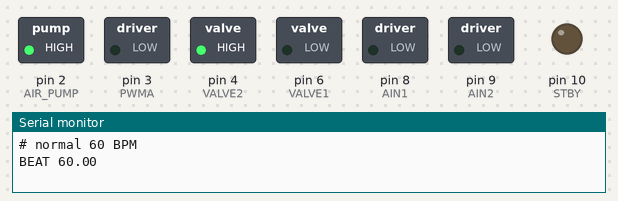
Recording of a sketch running on a simulated Arduino Uno, built with avr-gcc and run on an emulated ATmega328P. Parts: switched loads named in the sketch (green lamp = pin HIGH), output pins drawn as LEDs (lit = HIGH), the last lines printed to the serial monitor. Random numbers use the default seed unless the sketch sets one.

Above: at 0.6 s.
At 19.9 s:
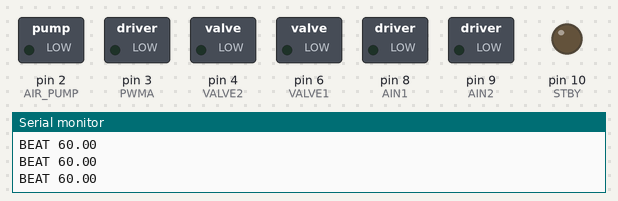
At 30.12 s:
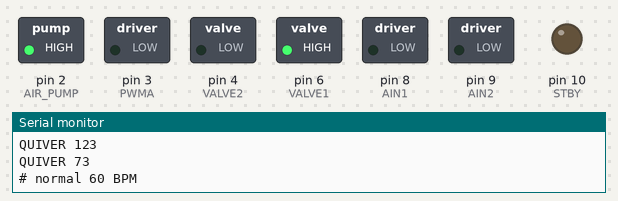
Timing chart, 0 to 40.0 s (numbered marks = the images above):
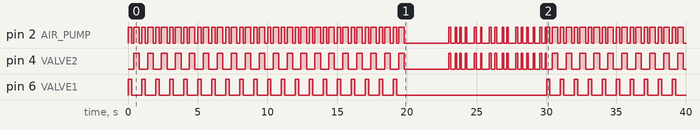

The sketch:

vf_demo.ino
```cpp
// Ventricular fibrillation demo (ignores the pulse sensor)
//   Normal beat 60 BPM for 20 s -> stop 3 s -> ventricular fibrillation (~120 BPM) for 7 s -> (repeat)
//
// Air: parallel (pump -> VALVE1 -> atrium, pump -> VALVE2 -> ventricle).
// The air pump runs whenever either valve is open. Air leaks out of the chambers naturally.
//
// Normal: atrium and ventricle inflate alternately (atrium -> pause -> ventricle -> rest) to emphasize
//         the phase difference; water pump runs during ventricular expansion.
// VF: like the real thing, the ventricle only quivers, irregularly and weakly, with no coordinated
//     contraction (no atrium-ventricle phase relation, no output -> water pump off).

// AIR PUMP (MOSFET)
const int AIR_PUMP = 2;

// WATER (KOOLANCE PMP-420 202572, motor driver channel A)
const int PWMA = 3;
const int AIN1 = 8;
const int AIN2 = 9;
const int STBY = 10;
const int WATER_PUMP_SPEED = 255;
const bool WATER_ALWAYS_ON = true;  // true: water pump always at full speed (ignores the beat timing)

// AIR VALVES
const int VALVE1 = 6;  // Atrium
const int VALVE2 = 4;  // Ventricle
const int VALVE_OPEN = HIGH;
const int VALVE_CLOSE = LOW;

// SCENARIO
const unsigned long NORMAL_MS = 20000;
const unsigned long STOP_MS = 3000;
const unsigned long VF_MS = 7000;
const bool REPEAT = true;  // false: stay stopped after the VF

// NORMAL BEAT
const float NORMAL_BPM = 60.0;
const float ATRIUM_RATIO = 0.25;     // Fraction of the period spent on atrial expansion
const float AV_GAP_RATIO = 0.15;     // Pause between atrium and ventricle (both closed: atrium deflates first)
const float VENTRICLE_RATIO = 0.40;  // Fraction of the period spent on ventricular expansion (the rest is rest)
const unsigned long ATRIUM_FILL_MAX_MS = 250;  // Atrium bursts at 300 ms or more
const float WATER_ON_RATIO = 0.3;    // Fraction of the period the water pump is ON

// VENTRICULAR FIBRILLATION
const float VF_BPM = 120.0;          // Average quiver rate
const float VF_JITTER = 0.4;         // Interval varies randomly by +-40%
const unsigned long VF_PUFF_MIN_MS = 60;   // Each quiver is a short, weak puff of air
const unsigned long VF_PUFF_MAX_MS = 160;

enum Mode { MODE_NORMAL, MODE_STOP, MODE_VF, MODE_END };
Mode mode = MODE_NORMAL;
unsigned long modeStart = 0;

// Normal beat
unsigned long cycleStart = 0;
unsigned long periodMs = 0;
unsigned long atriumMs = 0;
unsigned long ventricleStartMs = 0;
unsigned long ventricleEndMs = 0;
unsigned long waterOnMs = 0;
bool beatSent = false;

// VF
unsigned long vfNextMs = 0;
unsigned long vfPuffEndMs = 0;

bool airOn = false;
bool waterOn = true;

void setup() {
  pinMode(VALVE1, OUTPUT);
  pinMode(VALVE2, OUTPUT);
  pinMode(AIR_PUMP, OUTPUT);
  pinMode(PWMA, OUTPUT);
  pinMode(AIN1, OUTPUT);
  pinMode(AIN2, OUTPUT);
  pinMode(STBY, OUTPUT);
  setAir(false, false);
  setWater(false);

  Serial.begin(115200);
  randomSeed(analogRead(A2));
  enterMode(MODE_NORMAL, millis());
}

void loop() {
  unsigned long now = millis();
  unsigned long t = now - modeStart;

  switch (mode) {
    case MODE_NORMAL:
      if (t >= NORMAL_MS) enterMode(MODE_STOP, now);
      else updateNormal(now);
      break;
    case MODE_STOP:
      if (t >= STOP_MS) enterMode(MODE_VF, now);
      break;
    case MODE_VF:
      if (t >= VF_MS) enterMode(REPEAT ? MODE_NORMAL : MODE_END, now);
      else updateVF(now);
      break;
    case MODE_END:
      break;
  }
}

void enterMode(Mode m, unsigned long now) {
  mode = m;
  modeStart = now;
  setAir(false, false);
  setWater(false);
  switch (m) {
    case MODE_NORMAL:
      Serial.println("# normal 60 BPM");
      startCycle(now);
      break;
    case MODE_STOP:
      Serial.println("# stop");
      break;
    case MODE_VF:
      Serial.println("# ventricular fibrillation");
      vfNextMs = now;
      vfPuffEndMs = now;
      break;
    case MODE_END:
      Serial.println("# end");
      break;
  }
}

// ---- Normal beat: atrium -> pause -> ventricle -> rest ----
void startCycle(unsigned long now) {
  cycleStart = now;
  periodMs = 60000.0 / NORMAL_BPM;
  atriumMs = min((unsigned long)(periodMs * ATRIUM_RATIO), ATRIUM_FILL_MAX_MS);
  ventricleStartMs = atriumMs + periodMs * AV_GAP_RATIO;
  ventricleEndMs = ventricleStartMs + periodMs * VENTRICLE_RATIO;
  waterOnMs = periodMs * WATER_ON_RATIO;
  beatSent = false;
}

void updateNormal(unsigned long now) {
  unsigned long t = now - cycleStart;
  if (t >= periodMs) {
    startCycle(now);
    t = 0;
  }

  if (t < atriumMs) {
    setAir(true, false);   // Atrial expansion
  } else if (t < ventricleStartMs) {
    setAir(false, false);  // A-V pause
  } else if (t < ventricleEndMs) {
    setAir(false, true);   // Ventricular expansion
    if (!beatSent) {       // Heart sound trigger for heartbeat_sound.py
      Serial.print("BEAT ");
      Serial.println(NORMAL_BPM);
      beatSent = true;
    }
  } else {
    setAir(false, false);  // Rest
  }
  setWater(t >= ventricleStartMs && t - ventricleStartMs < waterOnMs);
}

// ---- VF: irregular, short ventricular quivers; atrium and water pump idle ----
void updateVF(unsigned long now) {
  if ((long)(now - vfNextMs) >= 0) {
    float meanMs = 60000.0 / VF_BPM;
    float jitter = (random(-1000, 1001) / 1000.0) * VF_JITTER;
    unsigned long puffMs = random(VF_PUFF_MIN_MS, VF_PUFF_MAX_MS + 1);
    vfPuffEndMs = now + puffMs;
    Serial.print("QUIVER ");  // Weak quiver sound trigger for heartbeat_sound.py
    Serial.println(puffMs);
    vfNextMs = now + (unsigned long)(meanMs * (1.0 + jitter));
  }
  setAir(false, (long)(now - vfPuffEndMs) < 0);
}

// The air pump runs whenever either valve is open
void setAir(bool atriumOpen, bool ventricleOpen) {
  bool pump = atriumOpen || ventricleOpen;
  digitalWrite(VALVE1, atriumOpen ? VALVE_OPEN : VALVE_CLOSE);
  digitalWrite(VALVE2, ventricleOpen ? VALVE_OPEN : VALVE_CLOSE);
  if (pump != airOn) {
    digitalWrite(AIR_PUMP, pump ? HIGH : LOW);
    airOn = pump;
  }
}

void setWater(bool on) {
  if (WATER_ALWAYS_ON) on = true;
  if (on != waterOn) {
    digitalWrite(STBY, on ? HIGH : LOW);
    digitalWrite(AIN1, on ? HIGH : LOW);
    digitalWrite(AIN2, LOW);
    analogWrite(PWMA, on ? WATER_PUMP_SPEED : 0);
    waterOn = on;
  }
}
```

Measured:
- by itself, pin 2 (AIR_PUMP): LOW → HIGH at 0.00 s, → LOW 0.25 s later, → HIGH 0.15 s later, → LOW 0.40 s later, … (152 changes in this stretch)
- by itself, pin 4 (VALVE2): LOW → HIGH at 0.40 s, → LOW 0.40 s later, → HIGH 0.60 s later, → LOW 0.40 s later, … (92 changes in this stretch)
- by itself, pin 6 (VALVE1): goes 19 × (HIGH 0.25 s, LOW 0.75 s), HIGH 0.25 s, LOW 10.8 s, 9 × (HIGH 0.25 s, LOW 0.75 s), HIGH 0.25 s, then LOW
